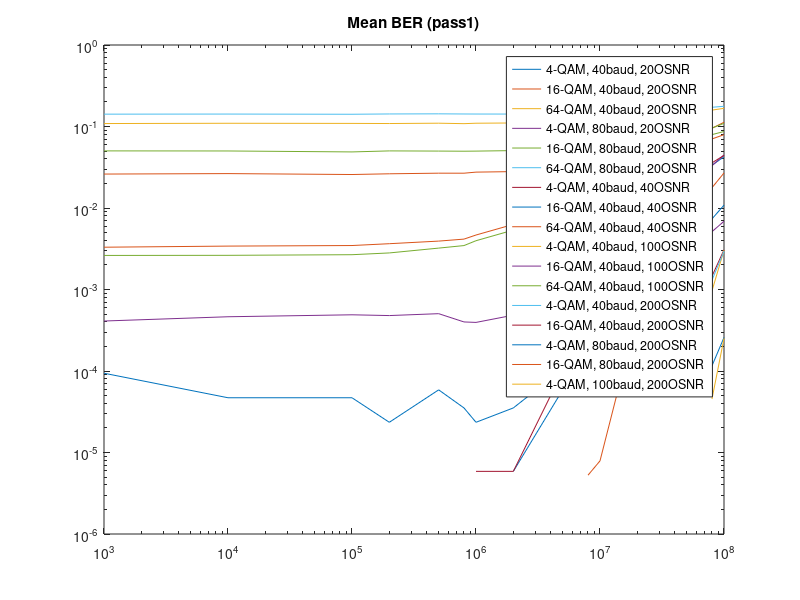
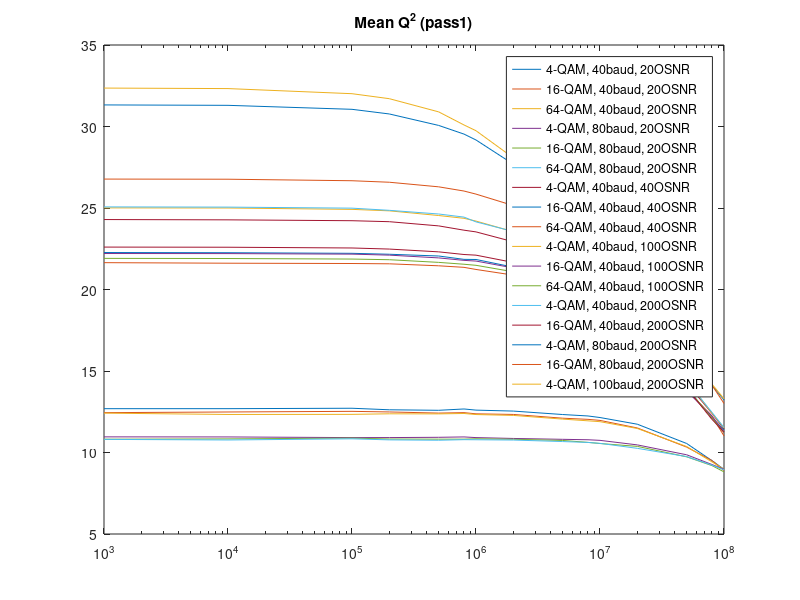

The MATLAB source for these figures, in order:
close all; clear all; 
clc;

Laser = [1e3, 1e4, 1e5, 2e5, 5e5, 8e5, 1e6, 2e6, 5e6, 8e6, 1e7, 2e7, 5e7, 8e7, 1e8];

%Multiband code, with COT phase processing, 4-QAM, 80 baud, OSNR=20, pass 1 only
BER480 = [0.00041046, 0.00046308, 0.00048939, 0.00047887, 0.00050518, 0.00039993, 0.00039467, 0.00048413, 0.0005578, 0.00048939, 0.00059464, 0.00099457, 0.0024522, 0.0051255, 0.0068725];
Q480 = [10.9594, 10.955, 10.9143, 10.9159, 10.9328, 10.9556, 10.9145, 10.8623, 10.8087, 10.7825, 10.7452, 10.4669, 9.8599, 9.2612, 8.9666];

%Multiband code, with COT phase processing, 16-QAM, 80 baud, OSNR=20, pass 1 only
BER1680 = [0.05021, 0.050094, 0.048763, 0.050192, 0.049947, 0.049755, 0.049899, 0.050623, 0.051599, 0.053867, 0.054975, 0.057759, 0.070057, 0.079508, 0.08683];
Q1680 = [10.8159, 10.835, 10.8849, 10.8277, 10.8189, 10.82, 10.8426, 10.8133, 10.7388, 10.6208, 10.5516, 10.3758, 9.7352, 9.1971, 8.8116];

%Multiband code, with COT phase processing, 64-QAM, 80 baud, OSNR=20, pass 1 only
BER6480 = [0.141751, 0.142125, 0.141355, 0.142535, 0.143028, 0.142439, 0.142239, 0.142109, 0.144217, 0.145377, 0.146522, 0.152332, 0.161579, 0.172178, 0.177078];
Q6480 = [10.8052, 10.7681, 10.8397, 10.7747, 10.7517, 10.7872, 10.7819, 10.7644, 10.6710, 10.6176, 10.5606, 10.2557, 9.7488, 9.2255, 8.9382];

%Multiband code, with COT phase processing, 4-QAM, 40 baud, OSNR=20, pass 1 only
BER440 = [9.3928e-05, 4.6964e-05, 4.6964e-05, 2.3482e-05, 5.8705e-05, 3.5223e-05, 2.3482e-05, 3.5223e-05, 0.00010567, 9.3928e-05, 0.00011741, 0.00029352, 0.0022308, 0.0073498, 0.010849];
Q440 = [12.6886, 12.6895, 12.715, 12.6211, 12.5894, 12.6708, 12.5999, 12.5413, 12.3298, 12.2414, 12.1454, 11.7357, 10.5527, 9.4994, 8.9673];

%Multiband code, with COT phase processing, 16-QAM, 40 baud, OSNR=20, pass 1 only
BER1640 = [0.026088, 0.026435, 0.025754, 0.026288, 0.026752, 0.026734, 0.027556, 0.027967, 0.031102, 0.031624, 0.032434, 0.038904, 0.056791, 0.070346, 0.079398];
Q1640 = [12.4449, 12.4858, 12.525, 12.4877, 12.4188, 12.4456, 12.3729, 12.3353, 12.1047, 12.034, 11.9689, 11.5058, 10.3311, 9.5054, 8.8968];

%Multiband code, with COT phase processing, 64-QAM, 40 baud, OSNR=20, pass 1 only
BER6440 = [0.10872, 0.10957, 0.10916, 0.10877, 0.10979, 0.10837, 0.10972, 0.11049, 0.11426, 0.1158, 0.11669, 0.12397, 0.14192, 0.15886, 0.16714];
Q6440 = [12.4157, 12.333, 12.34, 12.3745, 12.3694, 12.3939, 12.3288, 12.2754, 12.049, 11.9436, 11.8917, 11.4736, 10.3655, 9.4238, 8.9706];

%Multiband code, with COT phase processing, 4-QAM, 40 baud, OSNR=40, pass 1 only
ber444 = [0, 0, 0, 0, 0, 0, 0, 0, 0, 0, 0, 0, 9.3928e-05, 0.0014559, 0.0030644];
q444 = [24.2918, 24.2735, 24.2204, 24.1602, 23.9029, 23.6391, 23.5344, 22.9276, 21.5042, 20.4451, 19.787, 17.7366, 14.2656, 12.4018, 11.4381];

%Multiband code, with COT phase processing, 16-QAM, 40 baud, OSNR=40, pass 1 only
ber1644 = [0, 0, 0, 0, 0, 0, 0, 5.8705e-06, 5.8705e-05, 0.00031701, 0.00046964, 0.003082, 0.018134, 0.03355, 0.042479];
q1644 = [22.2684, 22.2569, 22.22, 22.163, 22.0554, 21.8492, 21.8419, 21.3712, 20.214, 19.3471, 18.9447, 17.1521, 13.9438, 12.1303, 11.3689];

%Multiband code, with COT phase processing, 64-QAM, 40 baud, OSNR=40, pass 1 only
ber6444 = [0.0033031, 0.0034088, 0.0034636, 0.0036475, 0.0039254, 0.0041524, 0.0046612, 0.0062931, 0.010586, 0.016402, 0.019877, 0.03662, 0.071217, 0.095117, 0.11268];
q6444 = [21.6469, 21.6134, 21.5948, 21.5763, 21.4544, 21.3596, 21.23, 20.8831, 20.0157, 19.1466, 18.6679, 16.7502, 13.8554, 12.2237, 11.0175];

%Multiband code, with COT phase processing, 4-QAM, 40 baud, OSNR=100, pass 1 only
ber441 = [0, 0, 0, 0, 0, 0, 0, 0, 0, 0, 0, 0, 0.00022308, 0.00096276, 0.0030292];
q441 = [25.0079, 25.0006, 24.9162, 24.8259, 24.5386, 24.3677, 24.1978, 23.547, 21.8523, 20.6962, 20.1071, 17.831, 14.4093, 12.4126, 11.5055];

%Multiband code, with COT phase processing, 16-QAM, 40 baud, OSNR=100, pass 1 only
ber1641 = [0, 0, 0, 0, 0, 0, 0, 0, 9.9798e-05, 0.00034049, 0.00051073, 0.0032111, 0.019877, 0.033039, 0.044692];
q1641 = [22.2079, 22.2029, 22.1698, 22.1084, 21.9388, 21.7874, 21.7446, 21.3233, 20.2231, 19.3826, 18.8986, 17.0171, 13.7754, 12.237, 11.2625];

%Multiband code, with COT phase processing, 64-QAM, 40 baud, OSNR=100, pass 1 only
ber6441 = [0.0026182, 0.0026261, 0.002673, 0.00281, 0.0032209, 0.0034597, 0.0039684, 0.0053617, 0.010457, 0.014888, 0.018042, 0.034878, 0.06915, 0.095794, 0.10923];
q6441 = [21.9097, 21.9011, 21.8678, 21.8278, 21.6643, 21.5498, 21.4841, 21.0878, 20.065, 19.3471, 18.9054, 16.9617, 13.9875, 12.1058, 11.228];

%Multiband code, with COT phase processing, 4-QAM, 40 baud, OSNR=200, pass 1 only
ber442 = [0, 0, 0, 0, 0, 0, 0, 0, 0, 0, 0, 0, 0.00015263, 0.0013032, 0.002947];
q442 = [25.0677, 25.0547, 24.9911, 24.8573, 24.6323, 24.442, 24.148, 23.5594, 21.9894, 20.6006, 20.1751, 17.7437, 14.3853, 12.4598, 11.5267];

%Multiband code, with COT phase processing, 16-QAM, 40 baud, OSNR=200, pass 1 only
ber1642 = [0, 0, 0, 0, 0, 0, 5.8705e-06, 5.8705e-06, 9.9798e-05, 0.00034636, 0.00038158, 0.0029528, 0.018897, 0.035833, 0.044199];
q1642 = [22.6023, 22.5935, 22.5473, 22.4807, 22.3102, 22.147, 22.107, 21.6594, 20.4479, 19.5385, 19.1951, 17.283, 13.9665, 12.0311, 11.2428];

%Multiband code, with COT phase processing, 4-QAM, 80 baud, OSNR=200, pass 1 only
ber482 = [0, 0, 0, 0, 0, 0, 0, 0, 0, 0, 0, 0, 0, 0.00011577, 0.00025785];
q482 = [31.324, 31.2989, 31.0545, 30.7692, 30.066, 29.5348, 29.1726, 27.69, 24.9632, 23.4296, 22.5722, 19.6943, 16.1282, 14.1252, 13.2242];

%Multiband code, with COT phase processing, 16-QAM, 80 baud, OSNR=200, pass 1 only
ber1682 = [0, 0, 0, 0, 0, 0, 0, 0, 0, 5.2623e-06, 7.8934e-06, 0.00049728, 0.007625, 0.017742, 0.026911];
q1682 = [26.7745, 26.766, 26.673, 26.5805, 26.2991, 26.0411, 25.8523, 25.1496, 23.427, 22.2526, 21.6194, 19.2208, 15.8973, 14.1313, 13.0105];

%Multiband code, with COT phase processing, 4-QAM, 100 baud, OSNR=200, pass 1 only
ber412 = [0, 0, 0, 0, 0, 0, 0, 0, 0, 0, 0, 0, 0, 4.5368e-05, 0.00025159];
q412 = [32.3577, 32.3263, 32.0128, 31.7066, 30.8975, 30.0948, 29.7411, 28.0766, 25.2355, 23.4221, 22.7314, 19.9546, 16.1956, 14.1941, 13.2919];

figure(1)
loglog(Laser, BER440, Laser, BER1640, Laser, BER6440, Laser, BER480, Laser, BER1680, Laser, BER6480, Laser, ber444, Laser, ber1644, Laser, ber6444, Laser, ber441, Laser, ber1641, Laser, ber6441, Laser, ber442, Laser, ber1642, Laser, ber482, Laser, ber1682, Laser, ber412)
title('Mean BER (pass1)')
legend('4-QAM, 40baud, 20OSNR','16-QAM, 40baud, 20OSNR','64-QAM, 40baud, 20OSNR','4-QAM, 80baud, 20OSNR','16-QAM, 80baud, 20OSNR','64-QAM, 80baud, 20OSNR','4-QAM, 40baud, 40OSNR', '16-QAM, 40baud, 40OSNR', '64-QAM, 40baud, 40OSNR','4-QAM, 40baud, 100OSNR','16-QAM, 40baud, 100OSNR', '64-QAM, 40baud, 100OSNR','4-QAM, 40baud, 200OSNR', '16-QAM, 40baud, 200OSNR', '4-QAM, 80baud, 200OSNR', '16-QAM, 80baud, 200OSNR', '4-QAM, 100baud, 200OSNR')
legend('Location', 'best')

figure(2)
semilogx(Laser, Q440, Laser, Q1640, Laser, Q6440, Laser, Q480, Laser, Q1680, Laser, Q6480, Laser, q444, Laser, q1644, Laser, q6444, Laser, q441, Laser, q1641, Laser, q6441, Laser, q442,Laser, q1642, Laser, q482, Laser, q1682, Laser, q412)
title('Mean Q^2 (pass1)')
legend('4-QAM, 40baud, 20OSNR','16-QAM, 40baud, 20OSNR','64-QAM, 40baud, 20OSNR','4-QAM, 80baud, 20OSNR', '16-QAM, 80baud, 20OSNR', '64-QAM, 80baud, 20OSNR', '4-QAM, 40baud, 40OSNR', '16-QAM, 40baud, 40OSNR', '64-QAM, 40baud, 40OSNR', '4-QAM, 40baud, 100OSNR', '16-QAM, 40baud, 100OSNR', '64-QAM, 40baud, 100OSNR','4-QAM, 40baud, 200OSNR', '16-QAM, 40baud, 200OSNR', '4-QAM, 80baud, 200OSNR', '16-QAM, 80baud, 200OSNR', '4-QAM, 100baud, 200OSNR')
legend('Location', 'best')